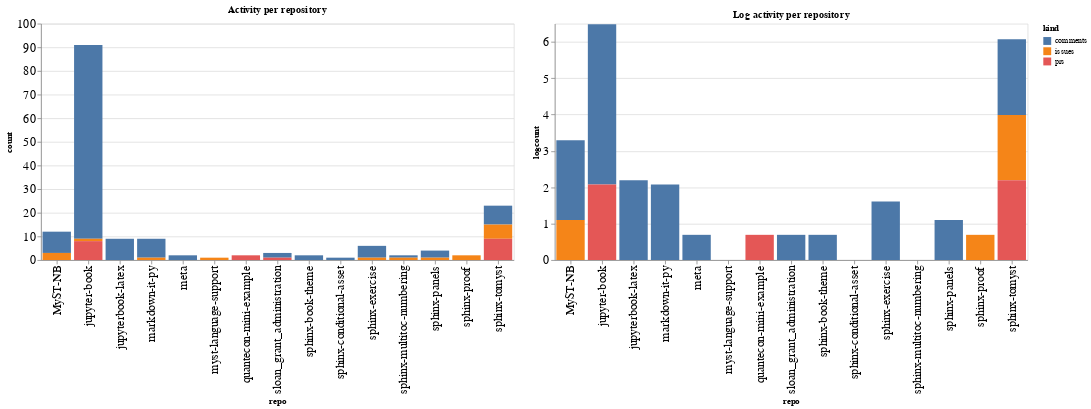

Here is the notebook cell this chart was saved with:
### Code cell
ch1 = alt.Chart(repo_summaries, width=600, title="Activity per repository").mark_bar().encode(
    x='repo',
    y='count',
    color='kind',
    tooltip="kind"
)

ch2 = alt.Chart(repo_summaries, width=600, title="Log activity per repository").mark_bar().encode(
    x='repo',
    y='logcount',
    color='kind',
    tooltip="kind"
)

ch1 | ch2

### Figure 1 — Vega-Lite specification as saved in the notebook (floating-point values rounded to 4 significant figures)
{"config": {"axisLeft": {"labelFontSize": 15}, "axisBottom": {"labelFontSize": 15}}, "hconcat": [{"mark": "bar", "encoding": {"color": {"type": "nominal", "field": "kind"}, "tooltip": {"type": "nominal", "field": "kind"}, "x": {"type": "nominal", "field": "repo"}, "y": {"type": "quantitative", "field": "count"}}, "title": "Activity per repository", "width": 600}, {"mark": "bar", "encoding": {"color": {"type": "nominal", "field": "kind"}, "tooltip": {"type": "nominal", "field": "kind"}, "x": {"type": "nominal", "field": "repo"}, "y": {"type": "quantitative", "field": "logcount"}}, "title": "Log activity per repository", "width": 600}], "data": {"name": "data-cfd943e0f6e978a00b997138db803714"}, "$schema": "https://vega.github.io/schema/vega-lite/v4.8.1.json", "datasets": {"data-cfd943e0f6e978a00b997138db803714": [{"repo": "MyST-NB", "kind": "comments", "count": 9, "logcount": 2.197}, {"repo": "MyST-NB", "kind": "issues", "count": 3, "logcount": 1.099}, {"repo": "jupyter-book", "kind": "comments", "count": 82, "logcount": 4.407}, {"repo": "jupyter-book", "kind": "issues", "count": 1, "logcount": 0.0}, {"repo": "jupyter-book", "kind": "prs", "count": 8, "logcount": 2.079}, {"repo": "jupyterbook-latex", "kind": "comments", "count": 9, "logcount": 2.197}, {"repo": "markdown-it-py", "kind": "comments", "count": 8, "logcount": 2.079}, {"repo": "markdown-it-py", "kind": "issues", "count": 1, "logcount": 0.0}, {"repo": "meta", "kind": "comments", "count": 2, "logcount": 0.6931}, {"repo": "myst-language-support", "kind": "issues", "count": 1, "logcount": 0.0}, {"repo": "quantecon-mini-example", "kind": "prs", "count": 2, "logcount": 0.6931}, {"repo": "sloan_grant_administration", "kind": "comments", "count": 2, "logcount": 0.6931}, {"repo": "sloan_grant_administration", "kind": "prs", "count": 1, "logcount": 0.0}, {"repo": "sphinx-book-theme", "kind": "comments", "count": 2, "logcount": 0.6931}, {"repo": "sphinx-conditional-asset", "kind": "comments", "count": 1, "logcount": 0.0}, {"repo": "sphinx-exercise", "kind": "comments", "count": 5, "logcount": 1.609}, {"repo": "sphinx-exercise", "kind": "issues", "count": 1, "logcount": 0.0}, {"repo": "sphinx-multitoc-numbering", "kind": "comments", "count": 1, "logcount": 0.0}, {"repo": "sphinx-multitoc-numbering", "kind": "issues", "count": 1, "logcount": 0.0}, {"repo": "sphinx-panels", "kind": "comments", "count": 3, "logcount": 1.099}, {"repo": "sphinx-panels", "kind": "issues", "count": 1, "logcount": 0.0}, {"repo": "sphinx-proof", "kind": "issues", "count": 2, "logcount": 0.6931}, {"repo": "sphinx-tomyst", "kind": "comments", "count": 8, "logcount": 2.079}, {"repo": "sphinx-tomyst", "kind": "issues", "count": 6, "logcount": 1.792}, {"repo": "sphinx-tomyst", "kind": "prs", "count": 9, "logcount": 2.197}]}}
